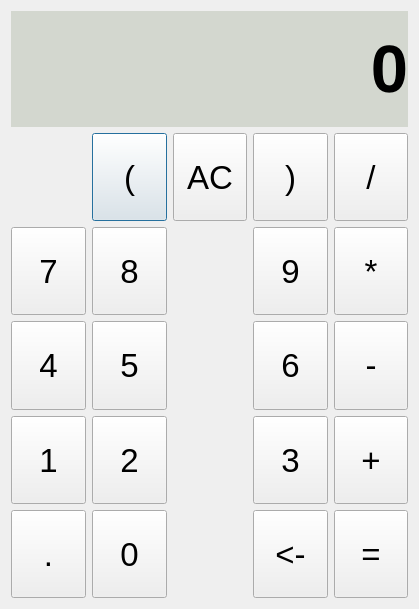
<?xml version="1.0" encoding="UTF-8"?>
<ui version="4.0">
 <class>expr</class>
 <widget class="QDialog" name="expr">
  <property name="enabled">
   <bool>true</bool>
  </property>
  <property name="geometry">
   <rect>
    <x>0</x>
    <y>0</y>
    <width>419</width>
    <height>609</height>
   </rect>
  </property>
  <property name="minimumSize">
   <size>
    <width>419</width>
    <height>609</height>
   </size>
  </property>
  <property name="maximumSize">
   <size>
    <width>419</width>
    <height>609</height>
   </size>
  </property>
  <property name="windowTitle">
   <string>Calculator</string>
  </property>
  <layout class="QHBoxLayout" name="horizontalLayout">
   <property name="sizeConstraint">
    <enum>QLayout::SetNoConstraint</enum>
   </property>
   <item>
    <layout class="QVBoxLayout" name="verticalLayout" stretch="2,8">
     <item>
      <widget class="QLabel" name="lb_display">
       <property name="font">
        <font>
         <pointsize>50</pointsize>
         <weight>75</weight>
         <italic>false</italic>
         <bold>true</bold>
        </font>
       </property>
       <property name="styleSheet">
        <string notr="true">background-color: rgb(211, 215, 207);</string>
       </property>
       <property name="text">
        <string>0</string>
       </property>
       <property name="alignment">
        <set>Qt::AlignRight|Qt::AlignTrailing|Qt::AlignVCenter</set>
       </property>
      </widget>
     </item>
     <item>
      <layout class="QGridLayout" name="gridLayout" rowstretch="0,0,0,0,0">
       <item row="0" column="1">
        <widget class="QPushButton" name="btn_l">
         <property name="sizePolicy">
          <sizepolicy hsizetype="Expanding" vsizetype="Expanding">
           <horstretch>0</horstretch>
           <verstretch>0</verstretch>
          </sizepolicy>
         </property>
         <property name="font">
          <font>
           <pointsize>25</pointsize>
          </font>
         </property>
         <property name="text">
          <string>(</string>
         </property>
        </widget>
       </item>
       <item row="0" column="3">
        <widget class="QPushButton" name="btn_r">
         <property name="sizePolicy">
          <sizepolicy hsizetype="Expanding" vsizetype="Expanding">
           <horstretch>0</horstretch>
           <verstretch>0</verstretch>
          </sizepolicy>
         </property>
         <property name="font">
          <font>
           <pointsize>25</pointsize>
          </font>
         </property>
         <property name="text">
          <string>)</string>
         </property>
        </widget>
       </item>
       <item row="0" column="4">
        <widget class="QPushButton" name="btn_div">
         <property name="sizePolicy">
          <sizepolicy hsizetype="Expanding" vsizetype="Expanding">
           <horstretch>0</horstretch>
           <verstretch>0</verstretch>
          </sizepolicy>
         </property>
         <property name="font">
          <font>
           <pointsize>25</pointsize>
          </font>
         </property>
         <property name="text">
          <string>/</string>
         </property>
        </widget>
       </item>
       <item row="1" column="0">
        <widget class="QPushButton" name="btn_7">
         <property name="sizePolicy">
          <sizepolicy hsizetype="Expanding" vsizetype="Expanding">
           <horstretch>0</horstretch>
           <verstretch>0</verstretch>
          </sizepolicy>
         </property>
         <property name="font">
          <font>
           <pointsize>25</pointsize>
          </font>
         </property>
         <property name="text">
          <string>7</string>
         </property>
        </widget>
       </item>
       <item row="1" column="1">
        <widget class="QPushButton" name="btn_8">
         <property name="sizePolicy">
          <sizepolicy hsizetype="Expanding" vsizetype="Expanding">
           <horstretch>0</horstretch>
           <verstretch>0</verstretch>
          </sizepolicy>
         </property>
         <property name="font">
          <font>
           <pointsize>25</pointsize>
          </font>
         </property>
         <property name="text">
          <string>8</string>
         </property>
        </widget>
       </item>
       <item row="1" column="3">
        <widget class="QPushButton" name="btn_9">
         <property name="sizePolicy">
          <sizepolicy hsizetype="Expanding" vsizetype="Expanding">
           <horstretch>0</horstretch>
           <verstretch>0</verstretch>
          </sizepolicy>
         </property>
         <property name="font">
          <font>
           <pointsize>25</pointsize>
          </font>
         </property>
         <property name="text">
          <string>9</string>
         </property>
        </widget>
       </item>
       <item row="1" column="4">
        <widget class="QPushButton" name="btn_mul">
         <property name="sizePolicy">
          <sizepolicy hsizetype="Expanding" vsizetype="Expanding">
           <horstretch>0</horstretch>
           <verstretch>0</verstretch>
          </sizepolicy>
         </property>
         <property name="font">
          <font>
           <pointsize>25</pointsize>
          </font>
         </property>
         <property name="text">
          <string>*</string>
         </property>
        </widget>
       </item>
       <item row="2" column="0">
        <widget class="QPushButton" name="btn_4">
         <property name="sizePolicy">
          <sizepolicy hsizetype="Expanding" vsizetype="Expanding">
           <horstretch>0</horstretch>
           <verstretch>0</verstretch>
          </sizepolicy>
         </property>
         <property name="font">
          <font>
           <pointsize>25</pointsize>
          </font>
         </property>
         <property name="text">
          <string>4</string>
         </property>
        </widget>
       </item>
       <item row="2" column="1">
        <widget class="QPushButton" name="btn_5">
         <property name="sizePolicy">
          <sizepolicy hsizetype="Expanding" vsizetype="Expanding">
           <horstretch>0</horstretch>
           <verstretch>0</verstretch>
          </sizepolicy>
         </property>
         <property name="font">
          <font>
           <pointsize>25</pointsize>
          </font>
         </property>
         <property name="text">
          <string>5</string>
         </property>
        </widget>
       </item>
       <item row="2" column="3">
        <widget class="QPushButton" name="btn_6">
         <property name="sizePolicy">
          <sizepolicy hsizetype="Expanding" vsizetype="Expanding">
           <horstretch>0</horstretch>
           <verstretch>0</verstretch>
          </sizepolicy>
         </property>
         <property name="font">
          <font>
           <pointsize>25</pointsize>
          </font>
         </property>
         <property name="text">
          <string>6</string>
         </property>
        </widget>
       </item>
       <item row="2" column="4">
        <widget class="QPushButton" name="btn_sub_2">
         <property name="sizePolicy">
          <sizepolicy hsizetype="Expanding" vsizetype="Expanding">
           <horstretch>0</horstretch>
           <verstretch>0</verstretch>
          </sizepolicy>
         </property>
         <property name="font">
          <font>
           <pointsize>25</pointsize>
          </font>
         </property>
         <property name="text">
          <string>-</string>
         </property>
        </widget>
       </item>
       <item row="3" column="0">
        <widget class="QPushButton" name="btn_1">
         <property name="sizePolicy">
          <sizepolicy hsizetype="Expanding" vsizetype="Expanding">
           <horstretch>0</horstretch>
           <verstretch>0</verstretch>
          </sizepolicy>
         </property>
         <property name="font">
          <font>
           <pointsize>25</pointsize>
          </font>
         </property>
         <property name="text">
          <string>1</string>
         </property>
        </widget>
       </item>
       <item row="3" column="1">
        <widget class="QPushButton" name="btn_2">
         <property name="sizePolicy">
          <sizepolicy hsizetype="Expanding" vsizetype="Expanding">
           <horstretch>0</horstretch>
           <verstretch>0</verstretch>
          </sizepolicy>
         </property>
         <property name="font">
          <font>
           <pointsize>25</pointsize>
          </font>
         </property>
         <property name="text">
          <string>2</string>
         </property>
        </widget>
       </item>
       <item row="3" column="3">
        <widget class="QPushButton" name="btn_3">
         <property name="sizePolicy">
          <sizepolicy hsizetype="Expanding" vsizetype="Expanding">
           <horstretch>0</horstretch>
           <verstretch>0</verstretch>
          </sizepolicy>
         </property>
         <property name="font">
          <font>
           <pointsize>25</pointsize>
          </font>
         </property>
         <property name="text">
          <string>3</string>
         </property>
        </widget>
       </item>
       <item row="3" column="4">
        <widget class="QPushButton" name="btn_plus">
         <property name="sizePolicy">
          <sizepolicy hsizetype="Expanding" vsizetype="Expanding">
           <horstretch>0</horstretch>
           <verstretch>0</verstretch>
          </sizepolicy>
         </property>
         <property name="font">
          <font>
           <pointsize>25</pointsize>
          </font>
         </property>
         <property name="text">
          <string>+</string>
         </property>
        </widget>
       </item>
       <item row="4" column="0">
        <widget class="QPushButton" name="btn_p2">
         <property name="sizePolicy">
          <sizepolicy hsizetype="Expanding" vsizetype="Expanding">
           <horstretch>0</horstretch>
           <verstretch>0</verstretch>
          </sizepolicy>
         </property>
         <property name="font">
          <font>
           <pointsize>25</pointsize>
          </font>
         </property>
         <property name="text">
          <string>.</string>
         </property>
        </widget>
       </item>
       <item row="4" column="1">
        <widget class="QPushButton" name="btn_0">
         <property name="sizePolicy">
          <sizepolicy hsizetype="Expanding" vsizetype="Expanding">
           <horstretch>0</horstretch>
           <verstretch>0</verstretch>
          </sizepolicy>
         </property>
         <property name="font">
          <font>
           <pointsize>25</pointsize>
          </font>
         </property>
         <property name="text">
          <string>0</string>
         </property>
        </widget>
       </item>
       <item row="4" column="3">
        <widget class="QPushButton" name="btn_p1">
         <property name="sizePolicy">
          <sizepolicy hsizetype="Expanding" vsizetype="Expanding">
           <horstretch>0</horstretch>
           <verstretch>0</verstretch>
          </sizepolicy>
         </property>
         <property name="font">
          <font>
           <pointsize>25</pointsize>
          </font>
         </property>
         <property name="text">
          <string>&lt;-</string>
         </property>
        </widget>
       </item>
       <item row="4" column="4">
        <widget class="QPushButton" name="btn_equal">
         <property name="sizePolicy">
          <sizepolicy hsizetype="Expanding" vsizetype="Expanding">
           <horstretch>0</horstretch>
           <verstretch>0</verstretch>
          </sizepolicy>
         </property>
         <property name="font">
          <font>
           <pointsize>25</pointsize>
          </font>
         </property>
         <property name="text">
          <string>=</string>
         </property>
        </widget>
       </item>
       <item row="0" column="2">
        <widget class="QPushButton" name="btn_ac">
         <property name="sizePolicy">
          <sizepolicy hsizetype="Expanding" vsizetype="Expanding">
           <horstretch>0</horstretch>
           <verstretch>0</verstretch>
          </sizepolicy>
         </property>
         <property name="font">
          <font>
           <pointsize>25</pointsize>
          </font>
         </property>
         <property name="text">
          <string>AC</string>
         </property>
        </widget>
       </item>
      </layout>
     </item>
    </layout>
   </item>
  </layout>
 </widget>
 <layoutdefault spacing="6" margin="11"/>
 <resources/>
 <connections/>
</ui>
